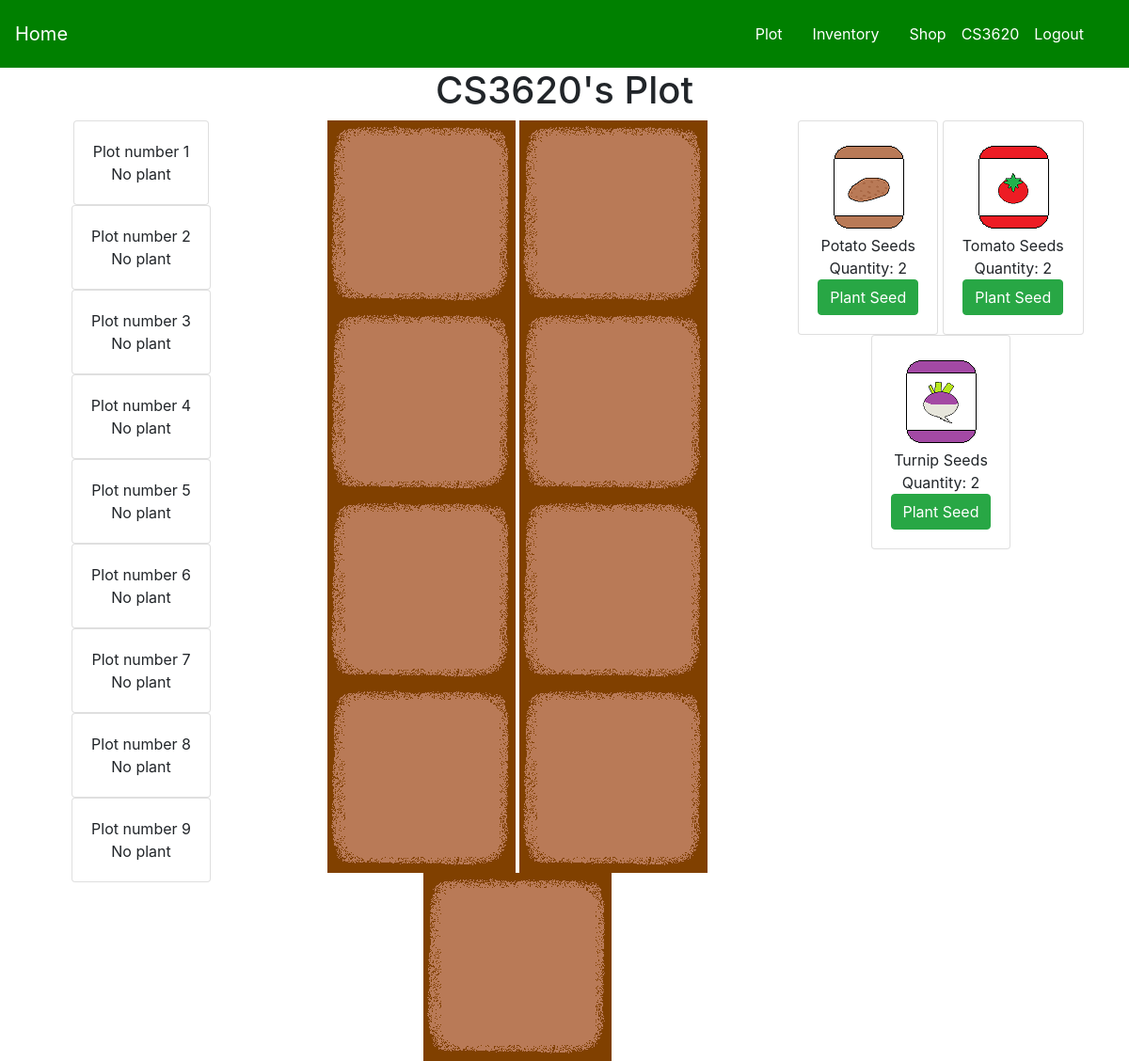
/plot/ (signed in), run on the app's committed database.
### farm/models.py (models this page shows, shortened)
class Plot(models.Model):
    user_name = models.ForeignKey(User, on_delete=models.CASCADE, default=1)
    plot_plant = models.CharField(max_length=200, default="None")
    plot_growth = models.IntegerField(default=0)
    plot_watered = models.BooleanField(default=False)
    plot_image = models.ImageField(upload_to='images/plots', default='/images/plots/dirt.png')
    water_time = models.DateTimeField(default=timezone.now)
    growth_time = models.DateTimeField(default=timezone.now)

class InventoryItem(models.Model):
    user_name = models.ForeignKey(User, on_delete=models.CASCADE, default=1)
    item = models.ForeignKey(Item, on_delete=models.CASCADE, default=1)
    item_quantity = models.IntegerField()

class Item(models.Model):
    item_name = models.CharField(max_length=200)
    item_type = models.CharField(max_length=100, default='Seeds')
    plant_type = models.CharField(max_length=100, default='Turnip')
    item_cost = models.IntegerField()
    item_image = models.ImageField(upload_to='images/items', default='/images/items/none.jpg')

### farm/views.py (the view)
# urls.py: path('plot/', farm_views.plot, name='plot'),
@login_required
def plot(request):
    plots = Plot.objects.all().order_by('id').filter(user_name=request.user.id)
    items = InventoryItem.objects.all().order_by('item__item_name').filter(user_name=request.user.id,
                                                                           item__item_type='Seeds')
    watered_countdown(request)
    growth_countdown(request)
    return render(request, 'farm/plot.html', {'plots': plots, 'items': items})

### farm/views.py (called while the page is built)
def growth_countdown(request):
    plots = Plot.objects.all().order_by('id').filter(user_name=request.user.id)
    for plot_object in plots:
        if 3 > plot_object.plot_growth > 0 and plot_object.growth_time <= timezone.now():
            plot_object.plot_growth += 1
            if plot_object.plot_growth == 2:
                plot_object.plot_image = f'images/plots/{plot_object.plot_plant}_seedling.png'
                plot_object.growth_time += datetime.timedelta(minutes=2)
            elif plot_object.plot_growth == 3:
                plot_object.plot_image = f'images/plots/{plot_object.plot_plant}_harvest.png'
            plot_object.save()

def watered_countdown(request):
    plots = Plot.objects.all().order_by('id').filter(user_name=request.user.id)
    for plot_object in plots:
        if plot_object.plot_watered and plot_object.water_time <= timezone.now():
            plot_object.plot_watered = False
            plot_object.save()

### farm/templates/farm/plot.html (shortened to what this page needs)
{% extends 'farm/base.html' %}
{% block body %}
    <h1>{{ user.username }}'s Plot</h1>
    <div class="row">
        <div class="col-md-3">
            {% for plot in plots %}
                <div class="card">
                    <div class="card-body">
                        Plot number {{ forloop.counter }}<br />
                        {% if plot.plot_growth > 0 and plot.plot_growth < 3%}
                            Growth time left:<br />
                            <span id="timer-{{ plot.id }}"></span>
                        {% elif plot.plot_growth == 3 %}
                            Ready to harvest
                        {% else %}
                            No plant
                        {% endif %}
                    </div>
                </div>
            {% endfor %}
        </div>
        <div class="col-md-5">
            {% for plot in plots %}
                {% if plot.plot_growth == 3 %}
                    <a href="{% url 'harvest' plot.id %}"><img src="{{ plot.plot_image.url }}" class="img-fluid"/></a>
                {% else %}
                    <img src="{{ plot.plot_image.url }}" class="img-fluid"/>
                {% endif %}
            {% endfor %}
        </div>
        <div class="col-md-4">
            {% for item in items %}
                <div class="card">
                    <div class="card-body">
                        <img src="{{ item.item.item_image.url }}" /><br />
                        {{ item.item.item_name }}<br />
                        Quantity: {{ item.item_quantity }}<br />
                        <a href="{% url 'plant' item.item.plant_type %}" class="btn btn-success">Plant Seed</a>
                    </div>
                </div>
            {% endfor %}
        </div>
    </div>
{% endblock %}

### farm/templates/farm/base.html (shortened to what this page needs)
{% load static %}
<!doctype html>
<html lang="en">
<head>
    <link rel="stylesheet" href="https://cdn.jsdelivr.net/npm/bootstrap@4.6.2/dist/css/bootstrap.min.css">
    <link rel="stylesheet" href="https://cdn.jsdelivr.net/npm/bootstrap-icons@1.10.3/font/bootstrap-icons.css">
    <link rel="stylesheet" href="{% static 'farm/style.css' %}">
</head>
<body>
<nav class="navbar" id="navigation">
    <a href="{% url 'home'  %}" class="navbar-brand">Home</a>
    <div class="navbar">
        {% if user.is_authenticated %}
            <a href="{% url 'plot'  %}" class="nav-item nav-link">Plot</a>
            <a href="{% url 'inventory'  %}" class="nav-item nav-link">Inventory</a>
            <a href="{% url 'shop'  %}" class="nav-item nav-link">Shop</a>
            {{ user.username }}
            <a href="{% url 'logout'  %}" class="nav-item nav-link">Logout</a>
        {% else %}
            <a href="{% url 'login'  %}" class="nav-item nav-link">Login</a>
            <a href="{% url 'register'  %}" class="nav-item nav-link">Sign Up</a>
        {% endif %}
    </div>
</nav>
<div class="container-fluid text-center">
    {% block body %}
    {% endblock %}
</div>
</body>
</html>

### farm/static/farm/style.css (style rules this page uses)
.card { display: inline-block; }
#navigation { background-color: green; color: white; }
#navigation a { color: white; text-decoration: none; }

### data on the page
Plot: plot_growth "No plant", plot_image (picture)
Plot: plot_growth "No plant", plot_image (picture)
Plot: plot_growth "No plant", plot_image (picture)
Plot: plot_growth "No plant", plot_image (picture)
Plot: plot_growth "No plant", plot_image (picture)
Plot: plot_growth "No plant", plot_image (picture)
Plot: plot_growth "No plant", plot_image (picture)
Plot: plot_growth "No plant", plot_image (picture)
Plot: plot_growth "No plant", plot_image (picture)
InventoryItem: item.item_image (picture), item.item_name "Potato Seeds", item_quantity "2"
InventoryItem: item.item_image (picture), item.item_name "Tomato Seeds", item_quantity "2"
InventoryItem: item.item_image (picture), item.item_name "Turnip Seeds", item_quantity "2"

### other printed values
{{ user.username }} "CS3620"
